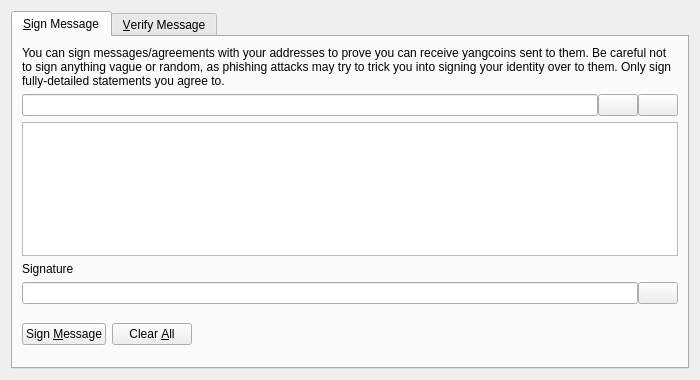
<?xml version="1.0" encoding="UTF-8"?>
<ui version="4.0">
 <class>SignVerifyMessageDialog</class>
 <widget class="QDialog" name="SignVerifyMessageDialog">
  <property name="geometry">
   <rect>
    <x>0</x>
    <y>0</y>
    <width>700</width>
    <height>380</height>
   </rect>
  </property>
  <property name="windowTitle">
   <string>Signatures - Sign / Verify a Message</string>
  </property>
  <property name="modal">
   <bool>true</bool>
  </property>
  <layout class="QVBoxLayout" name="verticalLayout">
   <item>
    <widget class="QTabWidget" name="tabWidget">
     <property name="currentIndex">
      <number>0</number>
     </property>
     <widget class="QWidget" name="tabSignMessage">
      <attribute name="title">
       <string>&amp;Sign Message</string>
      </attribute>
      <layout class="QVBoxLayout" name="verticalLayout_SM">
       <item>
        <widget class="QLabel" name="infoLabel_SM">
         <property name="text">
          <string>You can sign messages/agreements with your addresses to prove you can receive yangcoins sent to them. Be careful not to sign anything vague or random, as phishing attacks may try to trick you into signing your identity over to them. Only sign fully-detailed statements you agree to.</string>
         </property>
         <property name="textFormat">
          <enum>Qt::PlainText</enum>
         </property>
         <property name="wordWrap">
          <bool>true</bool>
         </property>
        </widget>
       </item>
       <item>
        <layout class="QHBoxLayout" name="horizontalLayout_1_SM">
         <property name="spacing">
          <number>0</number>
         </property>
         <item>
          <widget class="QValidatedLineEdit" name="addressIn_SM">
           <property name="toolTip">
            <string>The Yangcoin address to sign the message with</string>
           </property>
          </widget>
         </item>
         <item>
          <widget class="QPushButton" name="addressBookButton_SM">
           <property name="toolTip">
            <string>Choose previously used address</string>
           </property>
           <property name="text">
            <string/>
           </property>
           <property name="icon">
            <iconset resource="../bitcoin.qrc">
             <normaloff>:/icons/address-book</normaloff>:/icons/address-book</iconset>
           </property>
           <property name="shortcut">
            <string>Alt+A</string>
           </property>
           <property name="autoDefault">
            <bool>false</bool>
           </property>
          </widget>
         </item>
         <item>
          <widget class="QPushButton" name="pasteButton_SM">
           <property name="toolTip">
            <string>Paste address from clipboard</string>
           </property>
           <property name="text">
            <string/>
           </property>
           <property name="icon">
            <iconset resource="../bitcoin.qrc">
             <normaloff>:/icons/editpaste</normaloff>:/icons/editpaste</iconset>
           </property>
           <property name="shortcut">
            <string>Alt+P</string>
           </property>
           <property name="autoDefault">
            <bool>false</bool>
           </property>
          </widget>
         </item>
        </layout>
       </item>
       <item>
        <widget class="QPlainTextEdit" name="messageIn_SM">
         <property name="toolTip">
          <string>Enter the message you want to sign here</string>
         </property>
        </widget>
       </item>
       <item>
        <widget class="QLabel" name="signatureLabel_SM">
         <property name="text">
          <string>Signature</string>
         </property>
         <property name="textFormat">
          <enum>Qt::PlainText</enum>
         </property>
        </widget>
       </item>
       <item>
        <layout class="QHBoxLayout" name="horizontalLayout_2_SM">
         <property name="spacing">
          <number>0</number>
         </property>
         <item>
          <widget class="QLineEdit" name="signatureOut_SM">
           <property name="font">
            <font>
             <italic>true</italic>
            </font>
           </property>
           <property name="readOnly">
            <bool>true</bool>
           </property>
          </widget>
         </item>
         <item>
          <widget class="QPushButton" name="copySignatureButton_SM">
           <property name="toolTip">
            <string>Copy the current signature to the system clipboard</string>
           </property>
           <property name="text">
            <string/>
           </property>
           <property name="icon">
            <iconset resource="../bitcoin.qrc">
             <normaloff>:/icons/editcopy</normaloff>:/icons/editcopy</iconset>
           </property>
           <property name="autoDefault">
            <bool>false</bool>
           </property>
          </widget>
         </item>
        </layout>
       </item>
       <item>
        <layout class="QHBoxLayout" name="horizontalLayout_3_SM">
         <item>
          <widget class="QPushButton" name="signMessageButton_SM">
           <property name="toolTip">
            <string>Sign the message to prove you own this Yangcoin address</string>
           </property>
           <property name="text">
            <string>Sign &amp;Message</string>
           </property>
           <property name="icon">
            <iconset resource="../bitcoin.qrc">
             <normaloff>:/icons/edit</normaloff>:/icons/edit</iconset>
           </property>
           <property name="autoDefault">
            <bool>false</bool>
           </property>
          </widget>
         </item>
         <item>
          <widget class="QPushButton" name="clearButton_SM">
           <property name="toolTip">
            <string>Reset all sign message fields</string>
           </property>
           <property name="text">
            <string>Clear &amp;All</string>
           </property>
           <property name="icon">
            <iconset resource="../bitcoin.qrc">
             <normaloff>:/icons/remove</normaloff>:/icons/remove</iconset>
           </property>
           <property name="autoDefault">
            <bool>false</bool>
           </property>
          </widget>
         </item>
         <item>
          <spacer name="horizontalSpacer_1_SM">
           <property name="orientation">
            <enum>Qt::Horizontal</enum>
           </property>
           <property name="sizeHint" stdset="0">
            <size>
             <width>40</width>
             <height>48</height>
            </size>
           </property>
          </spacer>
         </item>
         <item>
          <widget class="QLabel" name="statusLabel_SM">
           <property name="font">
            <font>
             <weight>75</weight>
             <bold>true</bold>
            </font>
           </property>
           <property name="text">
            <string/>
           </property>
           <property name="wordWrap">
            <bool>true</bool>
           </property>
          </widget>
         </item>
         <item>
          <spacer name="horizontalSpacer_2_SM">
           <property name="orientation">
            <enum>Qt::Horizontal</enum>
           </property>
           <property name="sizeHint" stdset="0">
            <size>
             <width>40</width>
             <height>48</height>
            </size>
           </property>
          </spacer>
         </item>
        </layout>
       </item>
      </layout>
     </widget>
     <widget class="QWidget" name="tabVerifyMessage">
      <attribute name="title">
       <string>&amp;Verify Message</string>
      </attribute>
      <layout class="QVBoxLayout" name="verticalLayout_VM">
       <item>
        <widget class="QLabel" name="infoLabel_VM">
         <property name="text">
          <string>Enter the receiver's address, message (ensure you copy line breaks, spaces, tabs, etc. exactly) and signature below to verify the message. Be careful not to read more into the signature than what is in the signed message itself, to avoid being tricked by a man-in-the-middle attack. Note that this only proves the signing party receives with the address, it cannot prove sendership of any transaction!</string>
         </property>
         <property name="textFormat">
          <enum>Qt::PlainText</enum>
         </property>
         <property name="alignment">
          <set>Qt::AlignLeading|Qt::AlignLeft|Qt::AlignTop</set>
         </property>
         <property name="wordWrap">
          <bool>true</bool>
         </property>
        </widget>
       </item>
       <item>
        <layout class="QHBoxLayout" name="horizontalLayout_1_VM">
         <property name="spacing">
          <number>0</number>
         </property>
         <item>
          <widget class="QValidatedLineEdit" name="addressIn_VM">
           <property name="toolTip">
            <string>The Yangcoin address the message was signed with</string>
           </property>
          </widget>
         </item>
         <item>
          <widget class="QPushButton" name="addressBookButton_VM">
           <property name="toolTip">
            <string>Choose previously used address</string>
           </property>
           <property name="text">
            <string/>
           </property>
           <property name="icon">
            <iconset resource="../bitcoin.qrc">
             <normaloff>:/icons/address-book</normaloff>:/icons/address-book</iconset>
           </property>
           <property name="shortcut">
            <string>Alt+A</string>
           </property>
           <property name="autoDefault">
            <bool>false</bool>
           </property>
          </widget>
         </item>
        </layout>
       </item>
       <item>
        <widget class="QPlainTextEdit" name="messageIn_VM"/>
       </item>
       <item>
        <widget class="QValidatedLineEdit" name="signatureIn_VM"/>
       </item>
       <item>
        <layout class="QHBoxLayout" name="horizontalLayout_2_VM">
         <item>
          <widget class="QPushButton" name="verifyMessageButton_VM">
           <property name="toolTip">
            <string>Verify the message to ensure it was signed with the specified Yangcoin address</string>
           </property>
           <property name="text">
            <string>Verify &amp;Message</string>
           </property>
           <property name="icon">
            <iconset resource="../bitcoin.qrc">
             <normaloff>:/icons/transaction_0</normaloff>:/icons/transaction_0</iconset>
           </property>
           <property name="autoDefault">
            <bool>false</bool>
           </property>
          </widget>
         </item>
         <item>
          <widget class="QPushButton" name="clearButton_VM">
           <property name="toolTip">
            <string>Reset all verify message fields</string>
           </property>
           <property name="text">
            <string>Clear &amp;All</string>
           </property>
           <property name="icon">
            <iconset resource="../bitcoin.qrc">
             <normaloff>:/icons/remove</normaloff>:/icons/remove</iconset>
           </property>
           <property name="autoDefault">
            <bool>false</bool>
           </property>
          </widget>
         </item>
         <item>
          <spacer name="horizontalSpacer_1_VM">
           <property name="orientation">
            <enum>Qt::Horizontal</enum>
           </property>
           <property name="sizeHint" stdset="0">
            <size>
             <width>40</width>
             <height>48</height>
            </size>
           </property>
          </spacer>
         </item>
         <item>
          <widget class="QLabel" name="statusLabel_VM">
           <property name="font">
            <font>
             <weight>75</weight>
             <bold>true</bold>
            </font>
           </property>
           <property name="text">
            <string/>
           </property>
           <property name="wordWrap">
            <bool>true</bool>
           </property>
          </widget>
         </item>
         <item>
          <spacer name="horizontalSpacer_2_VM">
           <property name="orientation">
            <enum>Qt::Horizontal</enum>
           </property>
           <property name="sizeHint" stdset="0">
            <size>
             <width>40</width>
             <height>48</height>
            </size>
           </property>
          </spacer>
         </item>
        </layout>
       </item>
      </layout>
     </widget>
    </widget>
   </item>
  </layout>
 </widget>
 <customwidgets>
  <customwidget>
   <class>QValidatedLineEdit</class>
   <extends>QLineEdit</extends>
   <header>qvalidatedlineedit.h</header>
  </customwidget>
 </customwidgets>
 <resources>
  <include location="../bitcoin.qrc"/>
 </resources>
 <connections/>
</ui>
